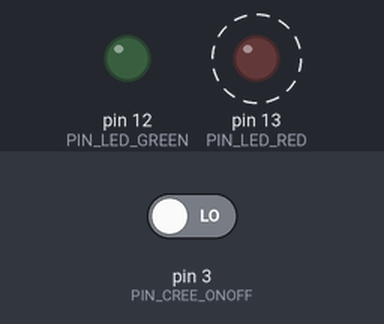
This sketch was run on a simulated Arduino Uno, built with avr-gcc and run on an emulated ATmega328P. On the bench: output pins drawn as LEDs (lit = HIGH). Dashed ring = blinking. The test bench sets the inputs (shaded band); at power-on: pin 3 (PIN_CREE_ONOFF) LOW.

Above: at 1.3 s.
1.4 s: pin 3 (PIN_CREE_ONOFF) driven HIGH
At 2.3 s:
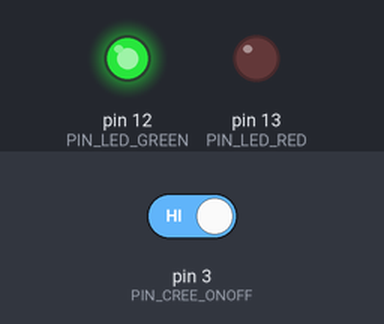
3.0 s: pin 3 (PIN_CREE_ONOFF) driven LOW
At 3.12 s:
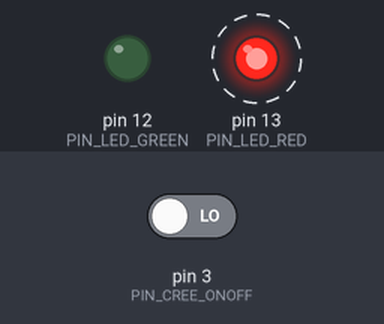
Timing chart, 0 to 12.0 s (numbered marks = the images above; inputs shaded):
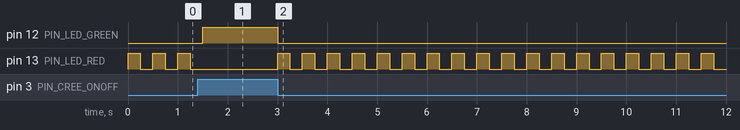

Measured:
- after the input at 1.4 s, pin 12 (PIN_LED_GREEN): LOW → HIGH after 0.10 s; pin 13 (PIN_LED_RED): stops changing and stays LOW
- after the input at 3.0 s, pin 12 (PIN_LED_GREEN): HIGH → LOW at once; pin 13 (PIN_LED_RED): alternates HIGH for 0.25 s and LOW for 0.25 s, starting at once
- by itself, pin 13 (PIN_LED_RED): alternates HIGH for 0.25 s and LOW for 0.25 s

The sketch:

PerimeterSecureLight.ino
```cpp
//******************************************************************************************
// Pin Definitions
//******************************************************************************************

#define PIN_CREE_PWM   2
#define PIN_CREE_ONOFF 3
#define PIN_LED_GREEN  12
#define PIN_LED_RED    13

//******************************************************************************************
void setup() {
  pinMode(PIN_CREE_ONOFF,INPUT);
  pinMode(PIN_LED_RED,OUTPUT);
  pinMode(PIN_LED_GREEN,OUTPUT);
}

void loop() {
  if (digitalRead(PIN_CREE_ONOFF) == HIGH) {
    digitalWrite(PIN_LED_RED,LOW);
    digitalWrite(PIN_LED_GREEN,HIGH);
  } else {
    digitalWrite(PIN_LED_GREEN,LOW);
    digitalWrite(PIN_LED_RED,!digitalRead(PIN_LED_RED)); //causes it to blink
  }
  delay(250); // blink rate
}
```
